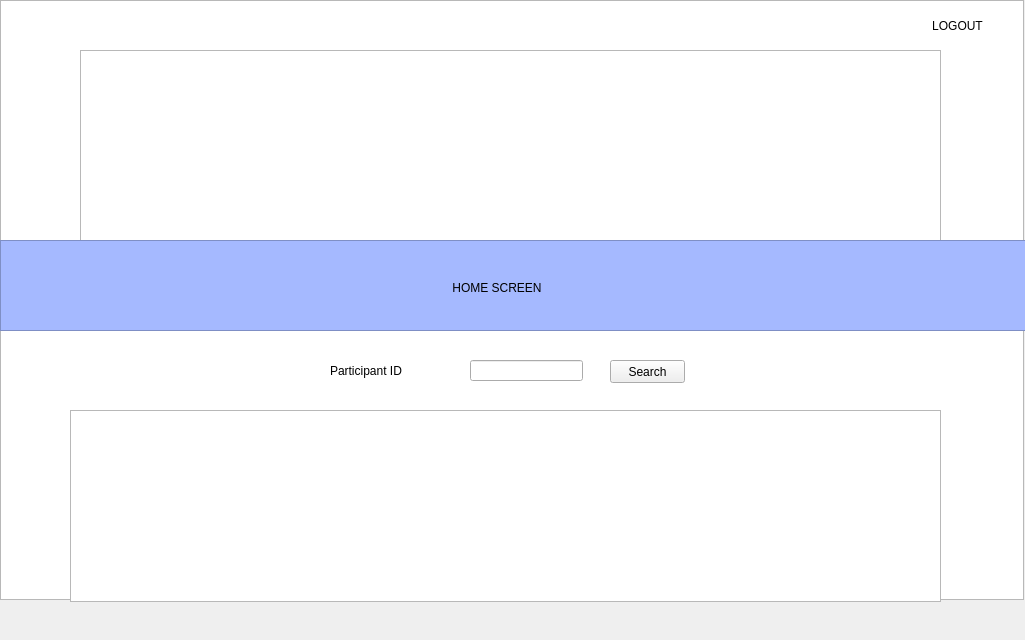
<?xml version="1.0" encoding="UTF-8"?>
<ui version="4.0">
 <class>Profile</class>
 <widget class="QMainWindow" name="Profile">
  <property name="geometry">
   <rect>
    <x>0</x>
    <y>0</y>
    <width>1025</width>
    <height>640</height>
   </rect>
  </property>
  <property name="windowTitle">
   <string>Participant Profile</string>
  </property>
  <property name="styleSheet">
   <string notr="true"/>
  </property>
  <widget class="QWidget" name="centralwidget">
   <widget class="QGraphicsView" name="graphicsView">
    <property name="geometry">
     <rect>
      <x>80</x>
      <y>50</y>
      <width>861</width>
      <height>192</height>
     </rect>
    </property>
    <property name="styleSheet">
     <string notr="true">background-image: url(:/Login1/logo.png);</string>
    </property>
   </widget>
   <widget class="QPushButton" name="pushButton_2">
    <property name="geometry">
     <rect>
      <x>920</x>
      <y>10</y>
      <width>75</width>
      <height>31</height>
     </rect>
    </property>
    <property name="styleSheet">
     <string notr="true">font: 75 10pt &quot;Segoe Print&quot;;</string>
    </property>
    <property name="text">
     <string>LOGOUT</string>
    </property>
    <property name="flat">
     <bool>true</bool>
    </property>
   </widget>
   <widget class="QGraphicsView" name="graphicsView_2">
    <property name="geometry">
     <rect>
      <x>0</x>
      <y>240</y>
      <width>1031</width>
      <height>91</height>
     </rect>
    </property>
    <property name="styleSheet">
     <string notr="true">background-color: rgb(165, 185, 255);</string>
    </property>
   </widget>
   <widget class="QPushButton" name="pushButton">
    <property name="geometry">
     <rect>
      <x>430</x>
      <y>270</y>
      <width>134</width>
      <height>36</height>
     </rect>
    </property>
    <property name="sizePolicy">
     <sizepolicy hsizetype="Minimum" vsizetype="Fixed">
      <horstretch>21</horstretch>
      <verstretch>0</verstretch>
     </sizepolicy>
    </property>
    <property name="contextMenuPolicy">
     <enum>Qt::PreventContextMenu</enum>
    </property>
    <property name="acceptDrops">
     <bool>true</bool>
    </property>
    <property name="layoutDirection">
     <enum>Qt::LeftToRight</enum>
    </property>
    <property name="styleSheet">
     <string notr="true">font: 75 12pt &quot;Segoe Print&quot;;</string>
    </property>
    <property name="text">
     <string>HOME SCREEN</string>
    </property>
    <property name="autoDefault">
     <bool>false</bool>
    </property>
    <property name="default">
     <bool>false</bool>
    </property>
    <property name="flat">
     <bool>true</bool>
    </property>
   </widget>
   <widget class="QLabel" name="label">
    <property name="geometry">
     <rect>
      <x>330</x>
      <y>350</y>
      <width>116</width>
      <height>41</height>
     </rect>
    </property>
    <property name="styleSheet">
     <string notr="true">font: 12pt &quot;Segoe Print&quot;;</string>
    </property>
    <property name="text">
     <string>Participant ID</string>
    </property>
   </widget>
   <widget class="QLineEdit" name="lineEdit">
    <property name="geometry">
     <rect>
      <x>470</x>
      <y>360</y>
      <width>113</width>
      <height>21</height>
     </rect>
    </property>
   </widget>
   <widget class="QPushButton" name="pushButton_9">
    <property name="geometry">
     <rect>
      <x>610</x>
      <y>360</y>
      <width>75</width>
      <height>23</height>
     </rect>
    </property>
    <property name="text">
     <string>Search</string>
    </property>
   </widget>
   <widget class="QTableView" name="tableView">
    <property name="geometry">
     <rect>
      <x>70</x>
      <y>410</y>
      <width>871</width>
      <height>192</height>
     </rect>
    </property>
   </widget>
   <widget class="QGraphicsView" name="graphicsView_3">
    <property name="geometry">
     <rect>
      <x>0</x>
      <y>0</y>
      <width>1024</width>
      <height>600</height>
     </rect>
    </property>
    <property name="styleSheet">
     <string notr="true">background-image: url(:/Login1/Abstract-wallpaper-for-PC-87 (1).jpg);</string>
    </property>
   </widget>
   <zorder>graphicsView_3</zorder>
   <zorder>graphicsView</zorder>
   <zorder>pushButton_2</zorder>
   <zorder>graphicsView_2</zorder>
   <zorder>pushButton</zorder>
   <zorder>label</zorder>
   <zorder>lineEdit</zorder>
   <zorder>pushButton_9</zorder>
   <zorder>tableView</zorder>
  </widget>
 </widget>
 <resources>
  <include location="login1.qrc"/>
 </resources>
 <connections>
  <connection>
   <sender>pushButton_2</sender>
   <signal>clicked()</signal>
   <receiver>Profile</receiver>
   <slot>logout()</slot>
   <hints>
    <hint type="sourcelabel">
     <x>959</x>
     <y>28</y>
    </hint>
    <hint type="destinationlabel">
     <x>873</x>
     <y>0</y>
    </hint>
   </hints>
  </connection>
  <connection>
   <sender>pushButton_9</sender>
   <signal>clicked()</signal>
   <receiver>Profile</receiver>
   <slot>search()</slot>
   <hints>
    <hint type="sourcelabel">
     <x>658</x>
     <y>375</y>
    </hint>
    <hint type="destinationlabel">
     <x>596</x>
     <y>0</y>
    </hint>
   </hints>
  </connection>
  <connection>
   <sender>pushButton</sender>
   <signal>clicked()</signal>
   <receiver>Profile</receiver>
   <slot>goHome()</slot>
   <hints>
    <hint type="sourcelabel">
     <x>520</x>
     <y>290</y>
    </hint>
    <hint type="destinationlabel">
     <x>462</x>
     <y>0</y>
    </hint>
   </hints>
  </connection>
 </connections>
 <slots>
  <slot>logout()</slot>
  <slot>goHome()</slot>
  <slot>goToAddParticipant()</slot>
  <slot>search()</slot>
 </slots>
</ui>
